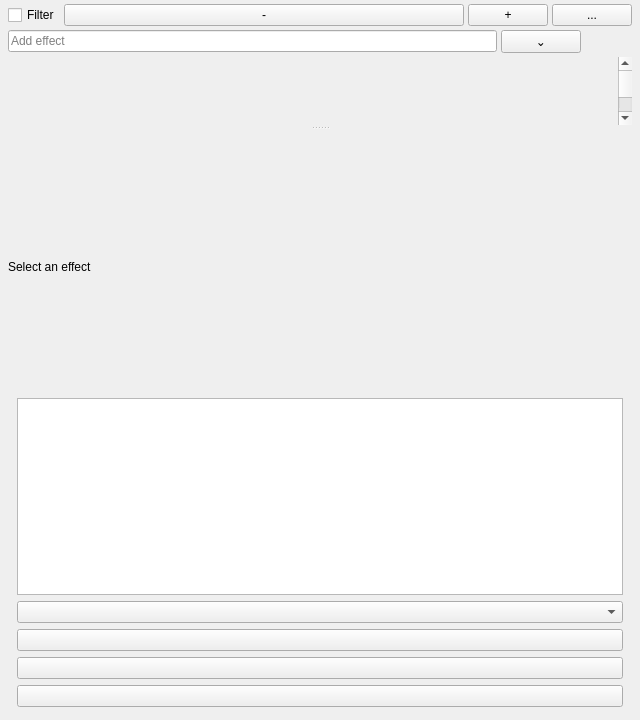
<?xml version="1.0" encoding="UTF-8"?>
<ui version="4.0">
  <class>FilterEditor</class>
  <widget class="QWidget" name="FilterEditor">
    <property name="geometry">
      <rect>
        <x>0</x>
        <y>0</y>
        <width>640</width>
        <height>720</height>
      </rect>
    </property>
    <property name="windowTitle">
      <string>Filter Editor</string>
    </property>
    <layout class="QVBoxLayout" name="mainLayout">
      <property name="leftMargin">
        <number>8</number>
      </property>
      <property name="topMargin">
        <number>4</number>
      </property>
      <property name="rightMargin">
        <number>8</number>
      </property>
      <property name="bottomMargin">
        <number>4</number>
      </property>
      <property name="spacing">
        <number>4</number>
      </property>
      <item>
        <layout class="QHBoxLayout" name="filterHeaderLayout">
          <item>
            <widget class="QCheckBox" name="filterEnabledCheckBox">
              <property name="tristate"><bool>true</bool></property>
              <property name="text">
                <string>Filter</string>
              </property>
              <property name="toolTip">
                <string>Apply filter to selection</string>
              </property>
            </widget>
          </item>
          <item>
            <widget class="QPushButton" name="filterSelectorButton">
              <property name="text">
                <string>-</string>
              </property>
              <property name="sizePolicy">
                <sizepolicy hsizetype="Expanding" vsizetype="Preferred">
                  <horstretch>0</horstretch>
                  <verstretch>0</verstretch>
                </sizepolicy>
              </property>
              <property name="toolTip">
                <string>Select filter</string>
              </property>
            </widget>
          </item>
          <item>
            <widget class="QPushButton" name="newFilterButton">
              <property name="text">
                <string>+</string>
              </property>
              <property name="toolTip">
                <string>Create a new filter</string>
              </property>
            </widget>
          </item>
          <item>
            <widget class="QPushButton" name="filterOptionsButton">
              <property name="text">
                <string>...</string>
              </property>
              <property name="toolTip">
                <string>General filter parameters</string>
              </property>
            </widget>
          </item>
        </layout>
      </item>
      <item>
        <layout class="QHBoxLayout" name="effectSearchLayout">
          <item>
            <widget class="QLineEdit" name="effectSearchEdit">
              <property name="placeholderText">
                <string>Add effect</string>
              </property>
              <property name="toolTip">
                <string>Search and add a filter primitive</string>
              </property>
            </widget>
          </item>
          <item>
            <widget class="QPushButton" name="effectPopupButton">
              <property name="text">
                <string>⌄</string>
              </property>
              <property name="toolTip">
                <string>Choose a filter primitive</string>
              </property>
            </widget>
          </item>
          <item>
            <spacer name="effectSearchSpacer">
              <property name="orientation">
                <enum>Qt::Horizontal</enum>
              </property>
              <property name="sizeType">
                <enum>QSizePolicy::Expanding</enum>
              </property>
            </spacer>
          </item>
          <item>
            <widget class="QPushButton" name="showSourcesButton">
              <property name="text">
                <string></string>
              </property>
              <property name="checkable">
                <bool>true</bool>
              </property>
              <property name="flat">
                <bool>true</bool>
              </property>
              <property name="icon">
                <iconset>
                  <normaloff>:/icons/show-sources</normaloff>
                </iconset>
              </property>
              <property name="toolTip">
                <string>Show all filter input sources</string>
              </property>
            </widget>
          </item>
        </layout>
      </item>
      <item>
        <widget class="QSplitter" name="editorSplitter">
          <property name="orientation">
            <enum>Qt::Vertical</enum>
          </property>
          <property name="childrenCollapsible">
            <bool>false</bool>
          </property>
          <property name="handleWidth">
            <number>5</number>
          </property>
          <widget class="QScrollArea" name="primitiveGraphScrollArea">
            <property name="widgetResizable">
              <bool>true</bool>
            </property>
            <property name="verticalScrollBarPolicy">
              <enum>Qt::ScrollBarAsNeeded</enum>
            </property>
            <property name="horizontalScrollBarPolicy">
              <enum>Qt::ScrollBarAsNeeded</enum>
            </property>
            <property name="frameShape">
              <enum>QFrame::NoFrame</enum>
            </property>
            <widget class="Linea::UI::FilterPrimitiveList" name="primitiveList" native="true">
              <property name="sizePolicy">
                <sizepolicy hsizetype="Preferred" vsizetype="Preferred">
                  <horstretch>0</horstretch>
                  <verstretch>0</verstretch>
                </sizepolicy>
              </property>
              <property name="minimumSize">
                <size>
                  <width>0</width>
                  <height>240</height>
                </size>
              </property>
            </widget>
          </widget>
          <widget class="QWidget" name="settingsPane">
            <property name="minimumSize">
              <size>
                <width>0</width>
                <height>150</height>
              </size>
            </property>
            <layout class="QGridLayout" name="settingsPaneLayout">
              <property name="leftMargin">
                <number>0</number>
              </property>
              <property name="topMargin">
                <number>0</number>
              </property>
              <property name="rightMargin">
                <number>0</number>
              </property>
              <property name="bottomMargin">
                <number>0</number>
              </property>
              <property name="horizontalSpacing">
                <number>4</number>
              </property>
              <property name="verticalSpacing">
                <number>4</number>
              </property>
              <item row="0" column="0">
                <widget class="QLabel" name="effectNameLabel">
                  <property name="text">
                    <string></string>
                  </property>
                  <property name="minimumSize">
                    <size>
                      <width>220</width>
                      <height>0</height>
                    </size>
                  </property>
                  <property name="styleSheet">
                    <string>font-weight: bold;</string>
                  </property>
                </widget>
              </item>
              <item row="0" column="1">
                <widget class="QPushButton" name="effectInfoButton">
                  <property name="toolTip">
                    <string>View information about the effect</string>
                  </property>
                  <property name="flat">
                    <bool>true</bool>
                  </property>
                  <property name="icon">
                    <iconset>
                      <normaloff>:/icons/info-outline</normaloff>
                    </iconset>
                  </property>
                </widget>
              </item>
              <item row="0" column="2">
                <widget class="QPushButton" name="duplicatePrimitiveButton">
                  <property name="toolTip">
                    <string>Duplicate effect</string>
                  </property>
                  <property name="flat">
                    <bool>true</bool>
                  </property>
                  <property name="icon">
                    <iconset>
                      <normaloff>:/icons/edit-duplicate</normaloff>
                    </iconset>
                  </property>
                </widget>
              </item>
              <item row="0" column="3">
                <widget class="QPushButton" name="deletePrimitiveButton">
                  <property name="toolTip">
                    <string>Remove effect</string>
                  </property>
                  <property name="flat">
                    <bool>true</bool>
                  </property>
                  <property name="icon">
                    <iconset>
                      <normaloff>:/icons/edit-delete</normaloff>
                    </iconset>
                  </property>
                </widget>
              </item>
              <item row="0" column="4">
                <spacer name="effectHeaderSpacer">
                  <property name="orientation">
                    <enum>Qt::Horizontal</enum>
                  </property>
                  <property name="sizeType">
                    <enum>QSizePolicy::Expanding</enum>
                  </property>
                </spacer>
              </item>
              <item row="1" column="0" colspan="5">
                <widget class="QScrollArea" name="primitiveSettingsScrollArea">
                  <property name="widgetResizable">
                    <bool>true</bool>
                  </property>
                  <property name="frameShape">
                    <enum>QFrame::NoFrame</enum>
                  </property>
                  <property name="minimumSize">
                    <size>
                      <width>0</width>
                      <height>90</height>
                    </size>
                  </property>
                  <widget class="QWidget" name="primitiveSettingsContainer">
                    <layout class="QVBoxLayout" name="primitiveSettingsLayout">
                      <property name="leftMargin">
                        <number>0</number>
                      </property>
                      <property name="topMargin">
                        <number>0</number>
                      </property>
                      <property name="rightMargin">
                        <number>0</number>
                      </property>
                      <property name="bottomMargin">
                        <number>0</number>
                      </property>
                      <item>
                        <widget class="QLabel" name="primitiveSettingsLabel">
                          <property name="text">
                            <string>Select an effect</string>
                          </property>
                        </widget>
                      </item>
                      <item>
                        <spacer name="primitiveSettingsSpacer">
                          <property name="orientation">
                            <enum>Qt::Vertical</enum>
                          </property>
                          <property name="sizeType">
                            <enum>QSizePolicy::Expanding</enum>
                          </property>
                        </spacer>
                      </item>
                    </layout>
                  </widget>
                </widget>
              </item>
            </layout>
          </widget>
        </widget>
      </item>
      <item>
        <widget class="QWidget" name="internalWidgets" native="true">
          <property name="visible">
            <bool>false</bool>
          </property>
          <layout class="QVBoxLayout" name="internalLayout">
            <item>
              <widget class="QListWidget" name="filterList"/>
            </item>
            <item>
              <widget class="QComboBox" name="addPrimitiveCombo"/>
            </item>
            <item>
              <widget class="QPushButton" name="duplicateFilterButton"/>
            </item>
            <item>
              <widget class="QPushButton" name="deleteFilterButton"/>
            </item>
            <item>
              <widget class="QPushButton" name="selectFilterButton"/>
            </item>
          </layout>
        </widget>
      </item>
    </layout>
  </widget>
  <customwidgets>
    <customwidget>
      <class>Linea::UI::FilterPrimitiveList</class>
      <extends>QWidget</extends>
      <header>filter/filter-primitive-list.h</header>
    </customwidget>
  </customwidgets>
  <resources/>
  <connections/>
</ui>
